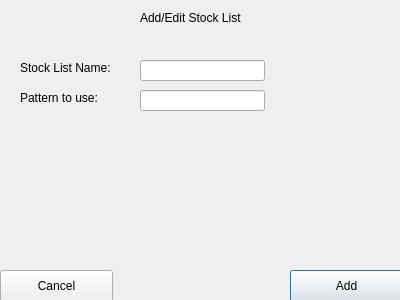
<?xml version="1.0" encoding="UTF-8"?>
<ui version="4.0">
 <class>addStockListDialog</class>
 <widget class="QDialog" name="addStockListDialog">
  <property name="geometry">
   <rect>
    <x>0</x>
    <y>0</y>
    <width>400</width>
    <height>300</height>
   </rect>
  </property>
  <property name="windowTitle">
   <string>Dialog</string>
  </property>
  <widget class="QLineEdit" name="patternToUseLineEdit">
   <property name="geometry">
    <rect>
     <x>140</x>
     <y>90</y>
     <width>125</width>
     <height>21</height>
    </rect>
   </property>
  </widget>
  <widget class="QLineEdit" name="stockListNameLineEdit">
   <property name="geometry">
    <rect>
     <x>140</x>
     <y>60</y>
     <width>125</width>
     <height>21</height>
    </rect>
   </property>
  </widget>
  <widget class="QLabel" name="label_2">
   <property name="geometry">
    <rect>
     <x>20</x>
     <y>90</y>
     <width>91</width>
     <height>16</height>
    </rect>
   </property>
   <property name="text">
    <string>Pattern to use:</string>
   </property>
  </widget>
  <widget class="QLabel" name="label_4">
   <property name="geometry">
    <rect>
     <x>20</x>
     <y>60</y>
     <width>111</width>
     <height>16</height>
    </rect>
   </property>
   <property name="text">
    <string>Stock List Name:</string>
   </property>
  </widget>
  <widget class="QLabel" name="label">
   <property name="geometry">
    <rect>
     <x>140</x>
     <y>10</y>
     <width>121</width>
     <height>16</height>
    </rect>
   </property>
   <property name="text">
    <string>Add/Edit Stock List</string>
   </property>
  </widget>
  <widget class="QPushButton" name="finishNewStockListButton">
   <property name="geometry">
    <rect>
     <x>290</x>
     <y>270</y>
     <width>113</width>
     <height>32</height>
    </rect>
   </property>
   <property name="text">
    <string>Add</string>
   </property>
  </widget>
  <widget class="QPushButton" name="cancelNewStockListButton">
   <property name="geometry">
    <rect>
     <x>0</x>
     <y>270</y>
     <width>113</width>
     <height>32</height>
    </rect>
   </property>
   <property name="text">
    <string>Cancel</string>
   </property>
  </widget>
 </widget>
 <resources/>
 <connections/>
</ui>
